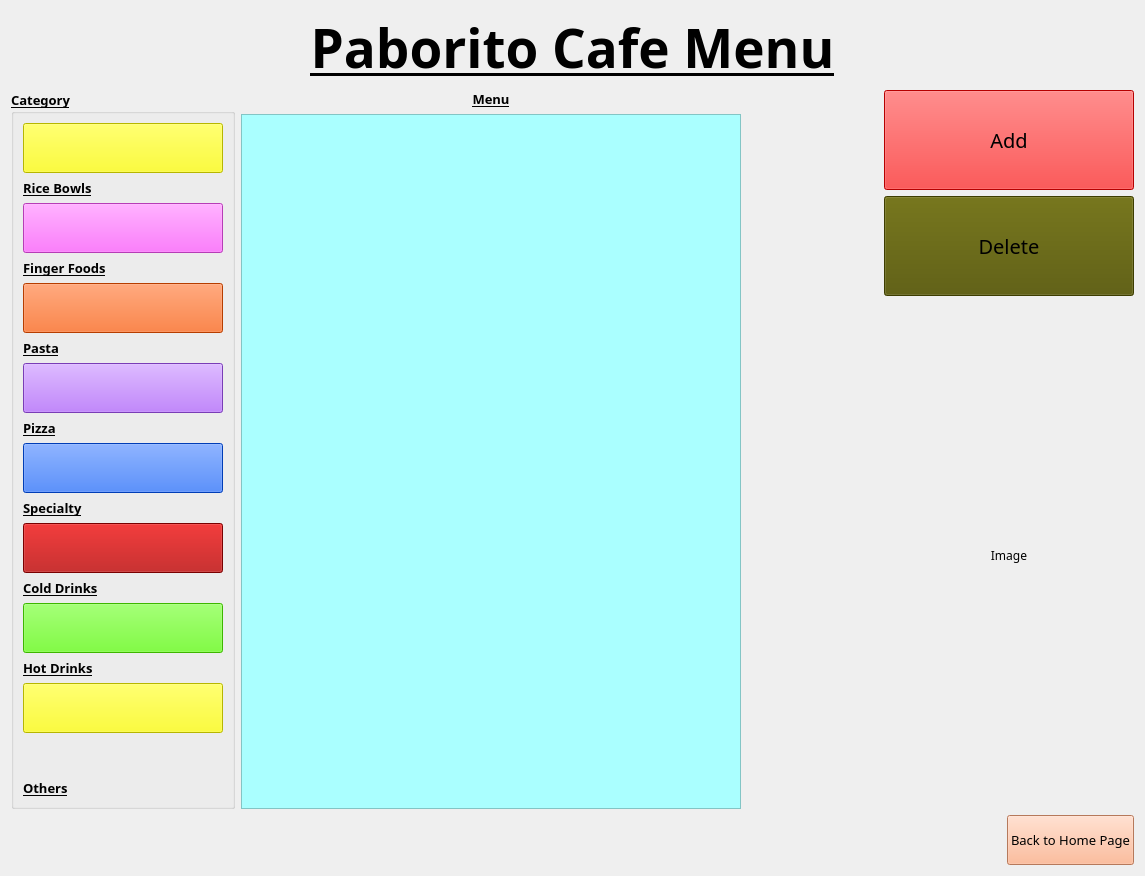
      <widget class="QWidget" name="MenuPage">
       <layout class="QGridLayout" name="gridLayout_34">
        <item row="0" column="0" colspan="2">
         <layout class="QGridLayout" name="gridLayout_33">
          <item row="0" column="0">
           <widget class="QLabel" name="label_PabMenu">
            <property name="font">
             <font>
              <family>Kozuka Gothic Pr6N B</family>
              <pointsize>40</pointsize>
              <weight>75</weight>
              <italic>false</italic>
              <bold>true</bold>
              <underline>true</underline>
              <kerning>false</kerning>
             </font>
            </property>
            <property name="text">
             <string>Paborito Cafe Menu</string>
            </property>
            <property name="alignment">
             <set>Qt::AlignCenter</set>
            </property>
           </widget>
          </item>
          <item row="1" column="0">
           <layout class="QGridLayout" name="gridLayout_32">
            <item row="0" column="0">
             <layout class="QGridLayout" name="gridLayout_29">
              <item row="0" column="0">
               <widget class="QGroupBox" name="groupBox_MenuCategory">
                <property name="font">
                 <font>
                  <family>Kozuka Gothic Pr6N B</family>
                  <pointsize>10</pointsize>
                  <weight>75</weight>
                  <italic>false</italic>
                  <bold>true</bold>
                  <underline>true</underline>
                  <strikeout>false</strikeout>
                  <kerning>false</kerning>
                 </font>
                </property>
                <property name="title">
                 <string>Category</string>
                </property>
                <property name="flat">
                 <bool>false</bool>
                </property>
                <property name="checkable">
                 <bool>false</bool>
                </property>
                <layout class="QGridLayout" name="gridLayout_27">
                 <item row="12" column="0">
                  <widget class="QPushButton" name="pushButton_MenuHotDrinls">
                   <property name="minimumSize">
                    <size>
                     <width>200</width>
                     <height>50</height>
                    </size>
                   </property>
                   <property name="font">
                    <font>
                     <family>Kozuka Gothic Pr6N B</family>
                     <pointsize>15</pointsize>
                     <weight>75</weight>
                     <italic>false</italic>
                     <bold>true</bold>
                     <kerning>false</kerning>
                    </font>
                   </property>
                   <property name="styleSheet">
                    <string notr="true">background-color: rgb(85, 255, 0);</string>
                   </property>
                   <property name="text">
                    <string/>
                   </property>
                   <property name="icon">
                    <iconset>
                     <activeon>:/tea-cup.png</activeon>
                    </iconset>
                   </property>
                   <property name="iconSize">
                    <size>
                     <width>48</width>
                     <height>48</height>
                    </size>
                   </property>
                  </widget>
                 </item>
                 <item row="10" column="0">
                  <widget class="QPushButton" name="pushButton_MenuColdDrinks">
                   <property name="minimumSize">
                    <size>
                     <width>200</width>
                     <height>50</height>
                    </size>
                   </property>
                   <property name="font">
                    <font>
                     <family>Kozuka Gothic Pr6N B</family>
                     <pointsize>15</pointsize>
                     <weight>75</weight>
                     <italic>false</italic>
                     <bold>true</bold>
                     <kerning>false</kerning>
                    </font>
                   </property>
                   <property name="styleSheet">
                    <string notr="true">background-color: rgb(170, 0, 0);</string>
                   </property>
                   <property name="text">
                    <string/>
                   </property>
                   <property name="icon">
                    <iconset>
                     <activeon>:/frappe.png</activeon>
                    </iconset>
                   </property>
                   <property name="iconSize">
                    <size>
                     <width>48</width>
                     <height>48</height>
                    </size>
                   </property>
                  </widget>
                 </item>
                 <item row="8" column="0">
                  <widget class="QPushButton" name="pushButton_MenuSpecialty">
                   <property name="minimumSize">
                    <size>
                     <width>200</width>
                     <height>50</height>
                    </size>
                   </property>
                   <property name="font">
                    <font>
                     <family>Kozuka Gothic Pr6N B</family>
                     <pointsize>15</pointsize>
                     <weight>75</weight>
                     <italic>false</italic>
                     <bold>true</bold>
                     <kerning>false</kerning>
                    </font>
                   </property>
                   <property name="styleSheet">
                    <string notr="true">background-color: rgb(0, 85, 255);</string>
                   </property>
                   <property name="text">
                    <string/>
                   </property>
                   <property name="icon">
                    <iconset>
                     <activeon>:/restaurant.png</activeon>
                    </iconset>
                   </property>
                   <property name="iconSize">
                    <size>
                     <width>48</width>
                     <height>48</height>
                    </size>
                   </property>
                  </widget>
                 </item>
                 <item row="0" column="0">
                  <widget class="QPushButton" name="pushButton_MenuRiceBowls">
                   <property name="minimumSize">
                    <size>
                     <width>200</width>
                     <height>50</height>
                    </size>
                   </property>
                   <property name="font">
                    <font>
                     <family>Kozuka Gothic Pr6N B</family>
                     <pointsize>15</pointsize>
                     <weight>75</weight>
                     <italic>false</italic>
                     <bold>true</bold>
                     <kerning>false</kerning>
                    </font>
                   </property>
                   <property name="styleSheet">
                    <string notr="true">background-color: rgb(255, 255, 0);</string>
                   </property>
                   <property name="text">
                    <string/>
                   </property>
                   <property name="icon">
                    <iconset>
                     <activeon>:/chinese-food.png</activeon>
                    </iconset>
                   </property>
                   <property name="iconSize">
                    <size>
                     <width>48</width>
                     <height>48</height>
                    </size>
                   </property>
                  </widget>
                 </item>
                 <item row="6" column="0">
                  <widget class="QPushButton" name="pushButton_MenuPizza">
                   <property name="minimumSize">
                    <size>
                     <width>200</width>
                     <height>50</height>
                    </size>
                   </property>
                   <property name="font">
                    <font>
                     <family>Kozuka Gothic Pr6N B</family>
                     <pointsize>15</pointsize>
                     <weight>75</weight>
                     <italic>false</italic>
                     <bold>true</bold>
                     <kerning>false</kerning>
                    </font>
                   </property>
                   <property name="styleSheet">
                    <string notr="true">background-color: rgb(170, 85, 255);</string>
                   </property>
                   <property name="text">
                    <string/>
                   </property>
                   <property name="icon">
                    <iconset>
                     <activeon>:/pizza.png</activeon>
                    </iconset>
                   </property>
                   <property name="iconSize">
                    <size>
                     <width>48</width>
                     <height>48</height>
                    </size>
                   </property>
                  </widget>
                 </item>
                 <item row="14" column="0">
                  <widget class="QPushButton" name="pushButton_MenuOthers">
                   <property name="minimumSize">
                    <size>
                     <width>200</width>
                     <height>50</height>
                    </size>
                   </property>
                   <property name="font">
                    <font>
                     <family>Kozuka Gothic Pr6N B</family>
                     <pointsize>15</pointsize>
                     <weight>75</weight>
                     <italic>false</italic>
                     <bold>true</bold>
                     <kerning>false</kerning>
                    </font>
                   </property>
                   <property name="styleSheet">
                    <string notr="true">background-color: rgb(255, 255, 0);</string>
                   </property>
                   <property name="text">
                    <string/>
                   </property>
                   <property name="icon">
                    <iconset>
                     <activeon>:/steak.png</activeon>
                    </iconset>
                   </property>
                   <property name="iconSize">
                    <size>
                     <width>48</width>
                     <height>48</height>
                    </size>
                   </property>
                  </widget>
                 </item>
                 <item row="2" column="0">
                  <widget class="QPushButton" name="pushButton_MenuFingerFoods">
                   <property name="minimumSize">
                    <size>
                     <width>200</width>
                     <height>50</height>
                    </size>
                   </property>
                   <property name="font">
                    <font>
                     <family>Kozuka Gothic Pr6N B</family>
                     <pointsize>15</pointsize>
                     <weight>75</weight>
                     <italic>false</italic>
                     <bold>true</bold>
                     <kerning>false</kerning>
                    </font>
                   </property>
                   <property name="styleSheet">
                    <string notr="true">background-color: rgb(255, 85, 255);</string>
                   </property>
                   <property name="text">
                    <string/>
                   </property>
                   <property name="icon">
                    <iconset>
                     <activeon>:/fries.png</activeon>
                    </iconset>
                   </property>
                   <property name="iconSize">
                    <size>
                     <width>48</width>
                     <height>48</height>
                    </size>
                   </property>
                  </widget>
                 </item>
                 <item row="4" column="0">
                  <widget class="QPushButton" name="pushButton_MenuPasta">
                   <property name="minimumSize">
                    <size>
                     <width>200</width>
                     <height>50</height>
                    </size>
                   </property>
                   <property name="font">
                    <font>
                     <family>Kozuka Gothic Pr6N B</family>
                     <pointsize>15</pointsize>
                     <weight>75</weight>
                     <italic>false</italic>
                     <bold>true</bold>
                     <kerning>false</kerning>
                    </font>
                   </property>
                   <property name="styleSheet">
                    <string notr="true">background-color: rgb(255, 85, 0);</string>
                   </property>
                   <property name="text">
                    <string/>
                   </property>
                   <property name="icon">
                    <iconset>
                     <activeon>:/pasta.png</activeon>
                    </iconset>
                   </property>
                   <property name="iconSize">
                    <size>
                     <width>48</width>
                     <height>48</height>
                    </size>
                   </property>
                  </widget>
                 </item>
                 <item row="15" column="0">
                  <spacer name="verticalSpacer_4">
                   <property name="font">
                    <font>
                     <family>Kozuka Gothic Pr6N B</family>
                    </font>
                   </property>
                   <property name="orientation">
                    <enum>Qt::Vertical</enum>
                   </property>
                   <property name="sizeHint" stdset="0">
                    <size>
                     <width>20</width>
                     <height>40</height>
                    </size>
                   </property>
                  </spacer>
                 </item>
                 <item row="5" column="0">
                  <widget class="QLabel" name="label_27">
                   <property name="text">
                    <string>Pasta</string>
                   </property>
                  </widget>
                 </item>
                 <item row="9" column="0">
                  <widget class="QLabel" name="label_29">
                   <property name="text">
                    <string>Specialty</string>
                   </property>
                  </widget>
                 </item>
                 <item row="3" column="0">
                  <widget class="QLabel" name="label_26">
                   <property name="text">
                    <string>Finger Foods</string>
                   </property>
                  </widget>
                 </item>
                 <item row="11" column="0">
                  <widget class="QLabel" name="label_30">
                   <property name="text">
                    <string>Cold Drinks</string>
                   </property>
                  </widget>
                 </item>
                 <item row="13" column="0">
                  <widget class="QLabel" name="label_31">
                   <property name="text">
                    <string>Hot Drinks</string>
                   </property>
                  </widget>
                 </item>
                 <item row="7" column="0">
                  <widget class="QLabel" name="label_28">
                   <property name="text">
                    <string>Pizza</string>
                   </property>
                  </widget>
                 </item>
                 <item row="1" column="0">
                  <widget class="QLabel" name="label_25">
                   <property name="text">
                    <string>Rice Bowls</string>
                   </property>
                  </widget>
                 </item>
                 <item row="16" column="0">
                  <widget class="QLabel" name="label_32">
                   <property name="text">
                    <string>Others</string>
                   </property>
                  </widget>
                 </item>
                </layout>
               </widget>
              </item>
              <item row="0" column="1">
               <layout class="QGridLayout" name="gridLayout_28">
                <item row="0" column="0">
                 <widget class="QLabel" name="label_MenuTable">
                  <property name="font">
                   <font>
                    <family>Kozuka Gothic Pr6N B</family>
                    <pointsize>10</pointsize>
                    <weight>75</weight>
                    <italic>false</italic>
                    <bold>true</bold>
                    <underline>true</underline>
                    <kerning>false</kerning>
                   </font>
                  </property>
                  <property name="text">
                   <string>Menu</string>
                  </property>
                  <property name="alignment">
                   <set>Qt::AlignCenter</set>
                  </property>
                 </widget>
                </item>
                <item row="1" column="0">
                 <widget class="QTableView" name="tableView_Menu">
                  <property name="minimumSize">
                   <size>
                    <width>500</width>
                    <height>0</height>
                   </size>
                  </property>
                  <property name="font">
                   <font>
                    <family>Kozuka Gothic Pr6N B</family>
                   </font>
                  </property>
                  <property name="styleSheet">
                   <string notr="true">background-color: rgb(170, 255, 255);</string>
                  </property>
                 </widget>
                </item>
               </layout>
              </item>
             </layout>
            </item>
            <item row="0" column="1">
             <spacer name="horizontalSpacer_5">
              <property name="font">
               <font>
                <family>Kozuka Gothic Pr6N B</family>
               </font>
              </property>
              <property name="orientation">
               <enum>Qt::Horizontal</enum>
              </property>
              <property name="sizeHint" stdset="0">
               <size>
                <width>40</width>
                <height>20</height>
               </size>
              </property>
             </spacer>
            </item>
            <item row="0" column="2">
             <layout class="QGridLayout" name="gridLayout_31">
              <item row="0" column="0">
               <layout class="QGridLayout" name="gridLayout_30">
                <item row="0" column="0">
                 <widget class="QPushButton" name="pushButton_MenuAdd">
                  <property name="minimumSize">
                   <size>
                    <width>100</width>
                    <height>100</height>
                   </size>
                  </property>
                  <property name="font">
                   <font>
                    <family>Kozuka Gothic Pr6N B</family>
                    <pointsize>15</pointsize>
                   </font>
                  </property>
                  <property name="styleSheet">
                   <string notr="true">background-color: rgb(255, 0, 0);</string>
                  </property>
                  <property name="text">
                   <string>Add</string>
                  </property>
                 </widget>
                </item>
                <item row="1" column="0">
                 <widget class="QPushButton" name="pushButton_MenuDel">
                  <property name="minimumSize">
                   <size>
                    <width>100</width>
                    <height>100</height>
                   </size>
                  </property>
                  <property name="font">
                   <font>
                    <family>Kozuka Gothic Pr6N B</family>
                    <pointsize>15</pointsize>
                   </font>
                  </property>
                  <property name="styleSheet">
                   <string notr="true">background-color: rgb(85, 85, 0);</string>
                  </property>
                  <property name="text">
                   <string>Delete</string>
                  </property>
                 </widget>
                </item>
               </layout>
              </item>
              <item row="1" column="0">
               <widget class="QLabel" name="label_MenuImage">
                <property name="sizePolicy">
                 <sizepolicy hsizetype="Expanding" vsizetype="Expanding">
                  <horstretch>0</horstretch>
                  <verstretch>0</verstretch>
                 </sizepolicy>
                </property>
                <property name="minimumSize">
                 <size>
                  <width>250</width>
                  <height>250</height>
                 </size>
                </property>
                <property name="font">
                 <font>
                  <family>Kozuka Gothic Pr6N B</family>
                 </font>
                </property>
                <property name="text">
                 <string>Image</string>
                </property>
                <property name="alignment">
                 <set>Qt::AlignCenter</set>
                </property>
               </widget>
              </item>
             </layout>
            </item>
           </layout>
          </item>
         </layout>
        </item>
        <item row="1" column="0">
         <spacer name="horizontalSpacer_7">
          <property name="font">
           <font>
            <family>Kozuka Gothic Pr6N B</family>
           </font>
          </property>
          <property name="orientation">
           <enum>Qt::Horizontal</enum>
          </property>
          <property name="sizeHint" stdset="0">
           <size>
            <width>990</width>
            <height>20</height>
           </size>
          </property>
         </spacer>
        </item>
        <item row="1" column="1">
         <widget class="QPushButton" name="pushButton_MenuHomePage">
          <property name="minimumSize">
           <size>
            <width>0</width>
            <height>50</height>
           </size>
          </property>
          <property name="font">
           <font>
            <family>Kozuka Gothic Pr6N B</family>
            <pointsize>10</pointsize>
            <italic>false</italic>
            <underline>false</underline>
           </font>
          </property>
          <property name="styleSheet">
           <string notr="true">background-color: rgb(255, 170, 127);</string>
          </property>
          <property name="text">
           <string>Back to Home Page</string>
          </property>
         </widget>
        </item>
       </layout>
       <zorder>pushButton_MenuHomePage</zorder>
       <zorder>horizontalSpacer_7</zorder>
      </widget>
